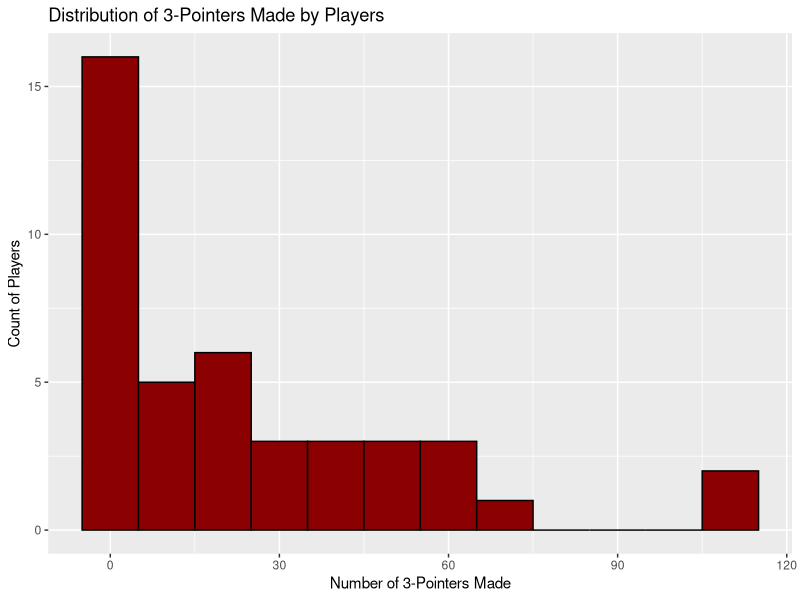
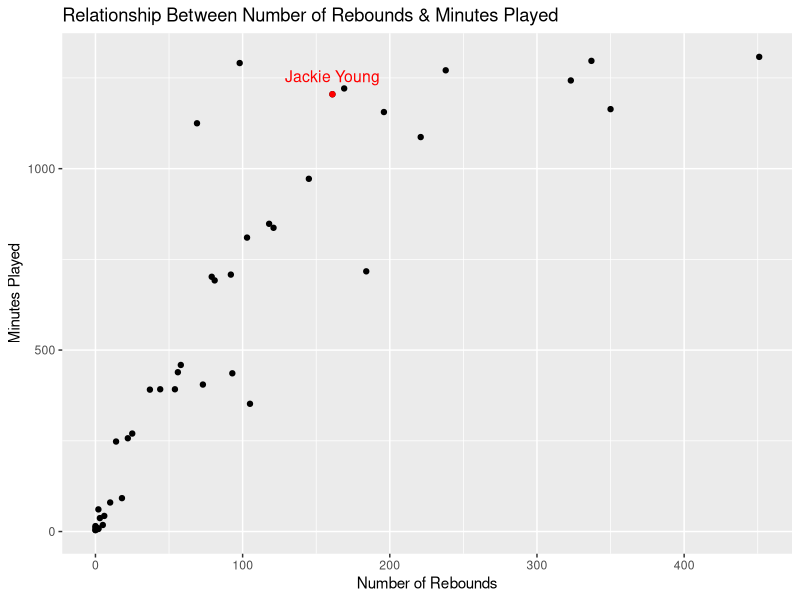

Source code (R) for these figures, in order:
#Import necessary packages
library(ggplot2)
library(readxl)

###Question 1:### 

#Import the player stats from Las Vegas Aces, Connecticut Sun, and New York Liberty
data <- read_excel("HW5_SDS313.xls")

#Change variable names so that they follow common conventions
colnames(data) <- c("player", 
                    "age", 
                    "games", 
                    "games_started", 
                    "minutes_played", 
                    "field_goals", 
                    "field_goal_attempts", 
                    "field_goal_percentage", 
                    "three_pointers", 
                    "three_pointer_attempts", 
                    "three_point_percentage", 
                    "two_pointers", 
                    "two_pointer_attempts", 
                    "two_point_percentage", 
                    "free_throws", 
                    "free_throw_attempts", 
                    "free_throw_percentage", 
                    "offensive_rebounds", 
                    "defensive_rebounds", 
                    "total_rebounds", 
                    "assists", 
                    "steals", 
                    "blocks", 
                    "turnovers", 
                    "personal_fouls", 
                    "points")

###Question 2:###
data_ggplot <- ggplot(data)

#Create a graph of the distribution of number of 3-pointers made by players
data_ggplot + geom_histogram(aes(x =three_pointers), binwidth = 10, col ="black",fill ="darkred") +
  labs(title = "Distribution of 3-Pointers Made by Players", 
       x = "Number of 3-Pointers Made",
       y = "Count of Players")

###Question 3:###

#Set seed for reproducibility
set.seed(40) 
#Randomly choose an index
random_index <- sample(nrow(data), 1)
#Get the randomly chosen player's data
random_player <- data[random_index, ] 

#Create a graph that shows the relationship between the minutes played and total number of rebounds.  
data_ggplot + geom_point(aes(x=total_rebounds, y=minutes_played)) + 
  geom_point(data = random_player, aes(x=total_rebounds, y=minutes_played), col = "red") +
  annotate("text",x=random_player$total_rebounds, y=random_player$minutes_played, label=random_player$player, 
           vjust = -1, color = "red", size = 4) +
  labs(title = "Relationship Between Number of Rebounds & Minutes Played",
       x = "Number of Rebounds",
       y = "Minutes Played")

